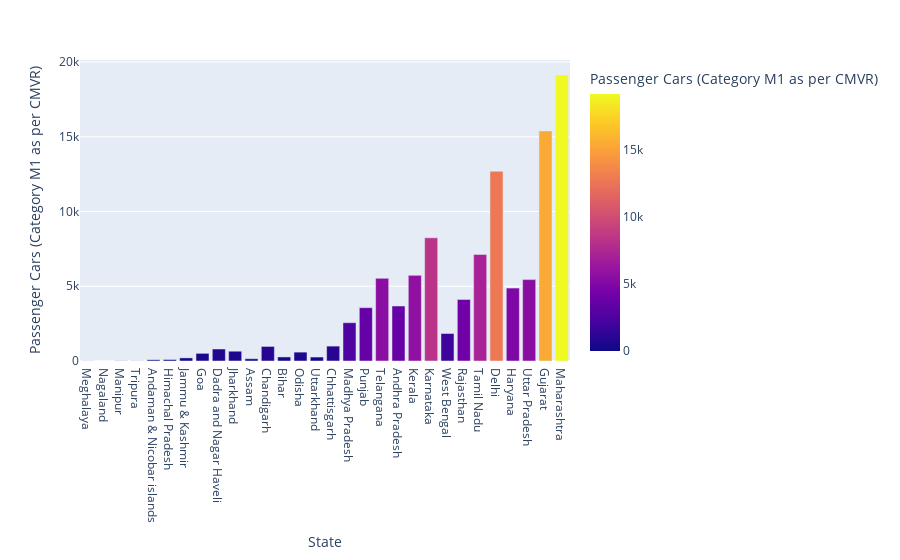

Notebook cell for this chart:
### Code cell
fig = px.bar(data,x = 'State',y = 'Passenger Cars (Category M1 as per CMVR)',color = 'Passenger Cars (Category M1 as per CMVR)')
pio.show(fig)

### Figure 1 — Plotly figure (JSON) as saved in the notebook; plotly's stock layout.template omitted (floating-point values rounded to 4 significant figures)
{"data": [{"alignmentgroup": "True", "hovertemplate": "State=%{x}<br>Passenger Cars (Category M1 as per CMVR)=%{marker.color}<extra></extra>", "legendgroup": "", "marker": {"color": [6, 1, 12, 8, 82, 98, 208, 513, 803, 655, 151, 974, 271, 594, 265, 997, 2562, 3567, 5530, 3680, 5729, 8242, 1840, 4116, 7132, 12695, 4878, 5445, 15388, 19129], "coloraxis": "coloraxis", "pattern": {"shape": ""}}, "name": "", "offsetgroup": "", "orientation": "v", "showlegend": false, "textposition": "auto", "type": "bar", "x": ["Meghalaya", "Nagaland", "Manipur", "Tripura", "Andaman & Nicobar islands", "Himachal Pradesh", "Jammu & Kashmir", "Goa", "Dadra and Nagar Haveli", "Jharkhand", "Assam", "Chandigarh", "Bihar", "Odisha", "Uttarkhand", "Chhattisgarh", "Madhya Pradesh", "Punjab", "Telangana", "Andhra Pradesh", "Kerala", "Karnataka", "West Bengal", "Rajasthan", "Tamil Nadu", "Delhi", "Haryana", "Uttar Pradesh", "Gujarat", "Maharashtra"], "xaxis": "x", "y": [6, 1, 12, 8, 82, 98, 208, 513, 803, 655, 151, 974, 271, 594, 265, 997, 2562, 3567, 5530, 3680, 5729, 8242, 1840, 4116, 7132, 12695, 4878, 5445, 15388, 19129], "yaxis": "y"}], "layout": {"autosize": true, "barmode": "relative", "coloraxis": {"colorbar": {"title": {"text": "Passenger Cars (Category M1 as per CMVR)"}}, "colorscale": [[0, "#0d0887"], [0.1111, "#46039f"], [0.2222, "#7201a8"], [0.3333, "#9c179e"], [0.4444, "#bd3786"], [0.5556, "#d8576b"], [0.6667, "#ed7953"], [0.7778, "#fb9f3a"], [0.8889, "#fdca26"], [1, "#f0f921"]]}, "legend": {"tracegroupgap": 0}, "margin": {"t": 60}, "xaxis": {"anchor": "y", "autorange": true, "domain": [0, 1], "range": [-0.5, 29.5], "title": {"text": "State"}, "type": "category"}, "yaxis": {"anchor": "x", "autorange": true, "domain": [0, 1], "range": [0, 20140.0], "title": {"text": "Passenger Cars (Category M1 as per CMVR)"}, "type": "linear"}}}
